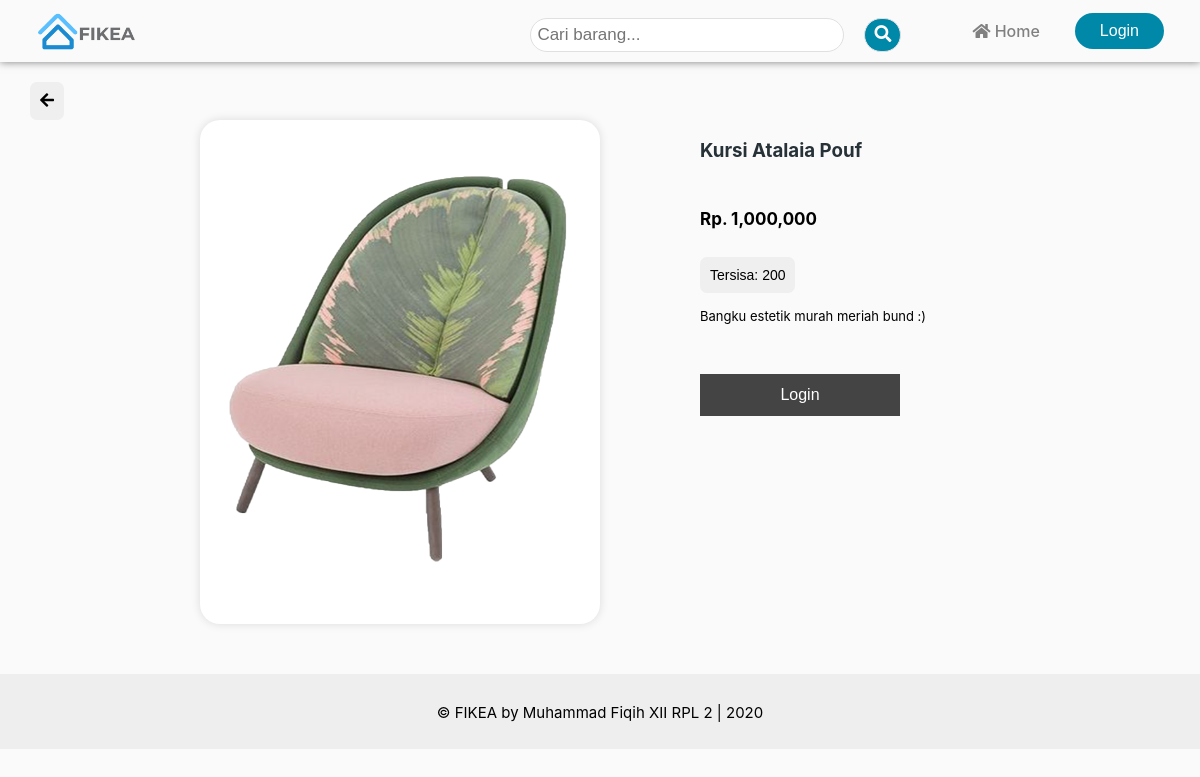
The app's page /Produk/detailproduk/3 with its own data.
### tables this page shows
CREATE TABLE `produk` (
  `id_produk` int(11) NOT NULL,
  `nama_produk` varchar(255) NOT NULL,
  `harga` varchar(255) NOT NULL,
  `deskripsi` text NOT NULL,
  `foto` text NOT NULL,
  `stok` int(11) NOT NULL
);

### application/controllers/Produk.php (called while the page is built, shortened)
<?php
class Produk extends CI_Controller
{
    public function __construct()
    {
        $this->load->model('M_produk');
    }
    public function detailproduk($id)
    {
        $data['dproduk'] = $this->M_produk->detail_produk($id);
        $data['title'] = 'Produk';
        $data['user'] = $this->db->get_where('user', ['username' => $this->session->userdata('username')])->row_array();
        $this->load->view('templates/header', $data);
        $this->load->view('detailproduk');
        $this->load->view('templates/footer');
    }
}

### index.php (called while the page is built, shortened)
<?php
require_once BASEPATH.'core/CodeIgniter.php';

### application/models/M_produk.php (called while the page is built, shortened)
<?php
class M_produk extends  CI_Model
{
    function detail_produk($id)
    {
        $query = $this->db->query("SELECT * FROM produk WHERE id_produk=$id");
        return $query->result();
    }
}

### application/views/detailproduk.php (the view, shortened to what this page needs)
<section class="barang mt-20 mb-50">
    <a class="ml-30" href="<?= base_url('') ?>"><button class="btn"><i class="fas fa-arrow-left"></i></button></a>
    <?php foreach ($dproduk as $dprdk) : ?>
        <div class="row-lg mt-10">
            <div class="col-400 ml-200">
                <div style="background-color: white; height:auto; width:auto; border-radius:20px;box-shadow: 0 0 10px #00000020;">
                    <img class="img-lg border-20" style="margin-top: 50px; margin-bottom:50px; margin-left:20px;display:inline;" src="<?= base_url('assets/img/upload/') . $dprdk->foto ?>" alt="">
                </div>
            </div>
            <div class="col-400" style="margin-left: 100px;">
                <div style="height:auto; width:auto; border-radius:20px;">
                    <div class="row-xl">
                        <h3 class="text-def"><?= $dprdk->nama_produk ?></h3>
                    </div>
                    <div class="row-xl">
                        <h5 style="font-weight:bold; font-size:17px;">Rp. <?= number_format($dprdk->harga) ?></h5>
                    </div>
                    <div class="row-xl">
                        <button class="btn" style="font-size:14px;">
                            Tersisa: <?= $dprdk->stok ?>
                        </button>
                    </div>
                    <div class="row-xl mt-15">
                        <small>
                            <?= $dprdk->deskripsi ?>
                        </small>
                    </div>
                    <?php
                    if ($this->session->userdata('akses') != 'user') : ?>
                        <div class="row-xl mt-50">
                            <a href="<?= base_url('Login') ?>"><button class="btn-keranjang">Login</button></a>
                        </div>
                    <?php endif ?>
                </div>
            </div>
        </div>
    <?php endforeach ?>
</section>

### assets/css/style.css (style rules this page uses)
body { font-family: -apple-system, BlinkMacSystemFont, "Segoe UI", Roboto, Oxygen, Ubuntu, Cantarell, "Open Sans", "Helvetica Neue", sans-serif; padding: 0; margin: 0; background-color: #fafafa; }
li, a, button { text-decoration: none; font-weight: 500; font-size: 16px; }
.row-xl { max-width: 100%; margin-left: auto; margin-right: auto; display: flex; flex-wrap: wrap; }
.row-lg { max-width: 1200px; margin-left: auto; margin-right: auto; display: flex; text-align: center; flex-wrap: wrap; }
.img-lg { height: 400px; width: 360px; }
small { font-size: 13px; }
.col-400 { width: 400px; text-align: left; }
.ml-30 { margin-left: 30px; }
.ml-200 { margin-left: 200px; }
.mb-50 { margin-bottom: 50px; }
.mt-15 { margin-top: 15px; }
.mt-20 { margin-top: 20px; }
.mt-50 { margin-top: 50px; }
.text-def { color: #263238; }
.btn { padding: 10px; border-radius: 7px; border: none; outline: none; cursor: pointer; }
.border-20 { border-radius: 20px; }
.btn-keranjang { background: #444444; border: 2px solid #444444; color: white; padding: 10px; width: 200px; }
* { list-style: none; }

### records on screen
produk: foto (picture), nama_produk "Kursi Atalaia Pouf", harga "1,000,000", stok "200", deskripsi "Bangku estetik murah meriah bund :)"
